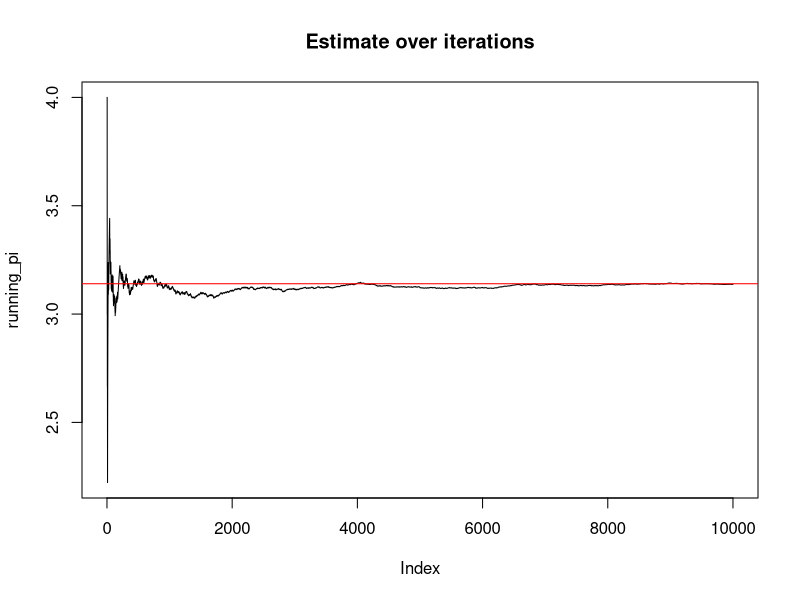
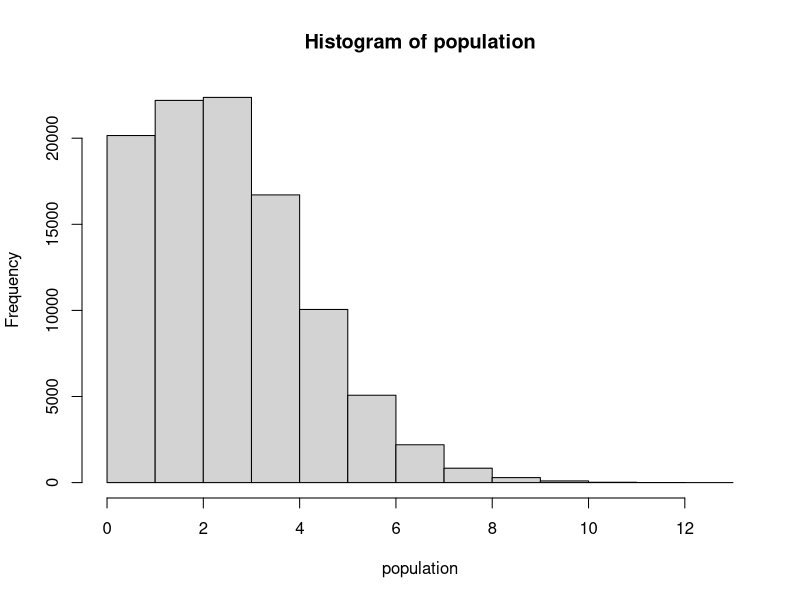

R code for these plots, in order:
n = 10000
running_pi = c(rep(0,n))
distance = c(rep(0,n))

for(i in 1:n){
  x = runif(1, min=0, max=.5)
  y = runif(1, min=0, max=.5)
  distance[i] = sqrt( (x-0.25)^2+(y-0.25)^2 )
  running_pi[i] = 4*(length(which(distance[1:i] < 0.25))/i)
}

plot(running_pi,type = 'l', main = "Estimate over iterations")
abline(a=3.14, b=0, col="red")


pi = data.frame(iter = c(1:n), pi_iter= running_pi)
library(ggplot2)

population<-rpois(100000,lambda = 3)
hist(population)


n = 10000
total = 0
for (i in 1:n) {
  x = runif(1)
  total = total + exp(x)
}
average = total/n
average

